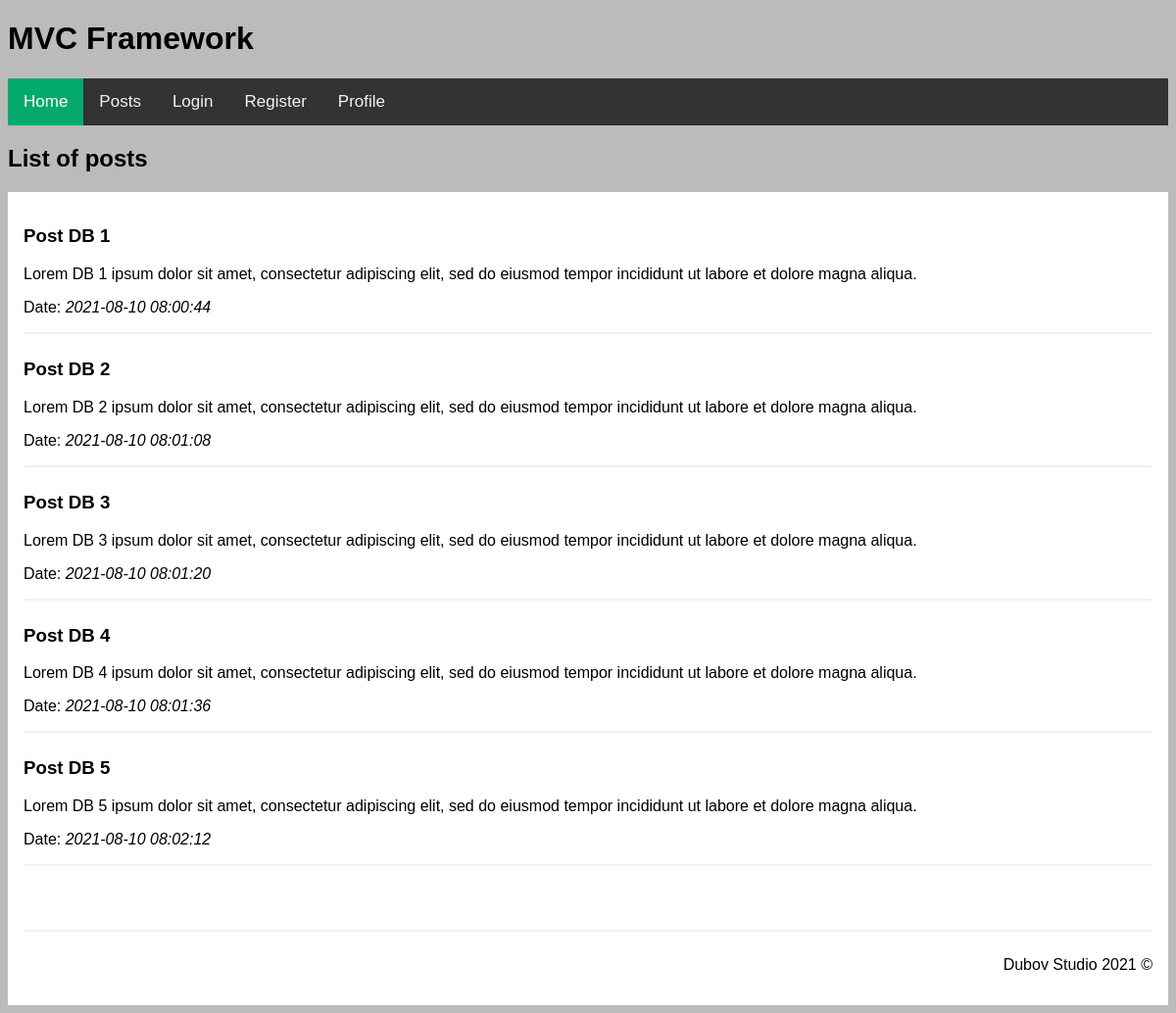
Screenshot of /post/index with the database file from the repository.
### tables this page shows
CREATE TABLE `posts` (
  `id` int(10) UNSIGNED NOT NULL,
  `title` varchar(255) NOT NULL,
  `content` text NOT NULL,
  `author` varchar(255) DEFAULT NULL,
  `created_at` timestamp NOT NULL DEFAULT CURRENT_TIMESTAMP
);

### App/Controllers/Post.php (called while the page is built, shortened)
<?php
class Post extends \Core\Controller
{
    public function indexAction()
    {
        $posts = \App\Models\Post::getAll();
        View::render('Post/index.php', [
            'posts' => $posts
        ]);
    }
}

### public/index.php (called while the page is built, shortened)
<?php
$router = new Core\Router();
$router->add('', ['controller' => 'Home', 'action' => 'index']);
$router->add('{controller}/{action}');
$router->dispatch($_SERVER['QUERY_STRING']);

### App/Models/Post.php (called while the page is built, shortened)
<?php
class Post extends \Core\Model
{
    public static function getAll()
    {
        try {
            $db = static::getDB();
            $stmt = $db->query('SELECT * FROM posts ORDER BY created_at');
            $results = $stmt->fetchAll(PDO::FETCH_ASSOC);
            return $results;
        } catch (PDOException $e) {
            echo $e->getMessage();
        }
    }
}

### App/Views/Post/index.php (the view, shortened to what this page needs)
<h2>List of posts</h2>
<div class="container">
    <div class="row">
        <?php foreach ($posts as $post) : ?>
            <div class="column">
                <h3><?php echo $post['title']; ?></h3>
                <p><?php echo $post['content']; ?></p>
                <p>Date: <i><?php echo $post['created_at']; ?></i></p>
            </div>
            <hr>
        <?php endforeach; ?>
    </div>
</div>
<?php $content = ob_get_clean();
require_once('../App/Views/layouts/layout.php'); ?>

### Core/Router.php (shortened to what this page needs)
<?php
class Router
{
    protected $routes = [];
    protected $params = [];
    public function add($route, $params = [])
    {
        $route = preg_replace('/\//', '\\/', $route);
        $route = preg_replace('/\{([a-z]+)\}/', '(?P<\1>[a-z-]+)', $route);
        $route = preg_replace('/\{([a-z]+):([^\}]+)\}/', '(?P<\1>\2)', $route);
        $route = '/^' . $route . '$/i';
        $this->routes[$route] = $params;
    }
    public function match($url)
    {
        foreach ($this->routes as $route => $params) {
            if (preg_match($route, $url, $matches)) {
                foreach ($matches as $key => $match) {
                    if (is_string($key)) {
                        $params[$key] = $match;
                    }
                }
                $this->params = $params;
                return true;
            }
        }
        return false;
    }
    public function dispatch($url)
    {
        $url = $this->removeQueryStringVariables($url);
        if ($this->match($url)) {
            $controller = $this->params['controller'];
            $controller = $this->convertToStudlyCaps($controller);
            $controller = $this->getNamespace() . $controller;
            if (class_exists($controller)) {
                $controller_object = new $controller($this->params);
                $action = $this->params['action'];
                $action = $this->convertToCamelCase($action);
                if (preg_match('/action$/i', $action) == 0) {
                    $controller_object->$action();
                } else {
                    throw new \Exception("Method $action in controller $controller cannot be called directly - remove the Action suffix to call this method");
                }
            } else {
                throw new \Exception("Controller class $controller not found");
            }
        } else {
            throw new \Exception('No route matched.', 404);
        }
    }
    protected function convertToStudlyCaps($string)
    {
        return str_replace(' ', '', ucwords(str_replace('-', ' ', $string)));
    }
    protected function convertToCamelCase($string)
    {
        return lcfirst($this->convertToStudlyCaps($string));
    }
    protected function removeQueryStringVariables($url)
    {
        if ($url != '') {
            $parts = explode('&', $url, 2);
            if (strpos($parts[0], '=') === false) {
                $url = $parts[0];
            } else {
                $url = '';
            }
        }
        return $url;
    }
    protected function getNamespace()
    {
        $namespace = 'App\Controllers\\';
        return $namespace;
    }
}

### Core/Controller.php (shortened to what this page needs)
<?php
abstract class Controller
{
    public function __call($name, $args)
    {
        $method = $name . 'Action';
        if (method_exists($this, $method)) {
            if ($this->before() !== false) {
                call_user_func_array([$this, $method], $args);
            }
        } else {
            throw new \Exception("Method $method not found in controller " . get_class($this));
        }
    }
}

### Core/View.php (shortened to what this page needs)
<?php
class View
{
    public static function render($view, $args = [])
    {
        extract($args, EXTR_SKIP);
        $file = dirname(__DIR__) . "/App/Views/$view";
        if (is_readable($file)) {
            require $file;
        } else {
            throw new \Exception("$file not found");
        }
    }
}

### App/Views/components/header.php (shortened to what this page needs)
<!DOCTYPE html>
<html lang="en">
<head>
    <link rel="stylesheet" type="text/css" href="../../public/css/style.css">
</head>
<body>
<header>
    <h1>MVC Framework</h1>
</header>

### App/Views/components/navigation.php
<div class="topnav">
    <a class="active" href="/">Home</a>
    <a href="/post/index">Posts</a>
    <a href="/auth/login">Login</a>
    <a href="/auth/register">Register</a>
    <a href="/user/profile">Profile</a>
</div>

### App/Views/layouts/layout.php
<?php require_once '../App/Views/components/header.php' ?>
<?php require_once '../App/Views/components/navigation.php' ?>
    <div id="content">
        <?php print $content ?>
    </div>
<?php require_once '../App/Views/components/footer.php';

### App/Views/components/footer.php
<footer>
    <div class="container">
        <hr>
        <p class="pull-right">Dubov Studio 2021 <span>&copy</span></p>
    </div>
</footer>
</body>
</html>

### public/css/style.css (style rules this page uses)
body { font-family: Arial, Helvetica, sans-serif; background-color: #bbbbbb; }
* { box-sizing: border-box; }
.container { padding: 16px; background-color: white; }
hr { border: 1px solid #f1f1f1; margin-bottom: 25px; }
a { color: dodgerblue; }
.topnav { overflow: hidden; background-color: #333; }
.topnav a { float: left; color: #f2f2f2; text-align: center; padding: 14px 16px; text-decoration: none; font-size: 17px; }
.topnav a.active { background-color: #04AA6D; color: white; }
.pull-right { text-align: right; }

### rows the page displays
posts: title "Post DB 1", content "Lorem DB 1 ipsum dolor sit amet, consectetur adipiscing elit, sed do eiusmod tempor incididunt ut labore et dolore magna aliqua.", created_at "2021-08-10 08:00:44"
posts: title "Post DB 2", content "Lorem DB 2 ipsum dolor sit amet, consectetur adipiscing elit, sed do eiusmod tempor incididunt ut labore et dolore magna aliqua.", created_at "2021-08-10 08:01:08"
posts: title "Post DB 3", content "Lorem DB 3 ipsum dolor sit amet, consectetur adipiscing elit, sed do eiusmod tempor incididunt ut labore et dolore magna aliqua.", created_at "2021-08-10 08:01:20"
posts: title "Post DB 4", content "Lorem DB 4 ipsum dolor sit amet, consectetur adipiscing elit, sed do eiusmod tempor incididunt ut labore et dolore magna aliqua.", created_at "2021-08-10 08:01:36"
posts: title "Post DB 5", content "Lorem DB 5 ipsum dolor sit amet, consectetur adipiscing elit, sed do eiusmod tempor incididunt ut labore et dolore magna aliqua.", created_at "2021-08-10 08:02:12"
